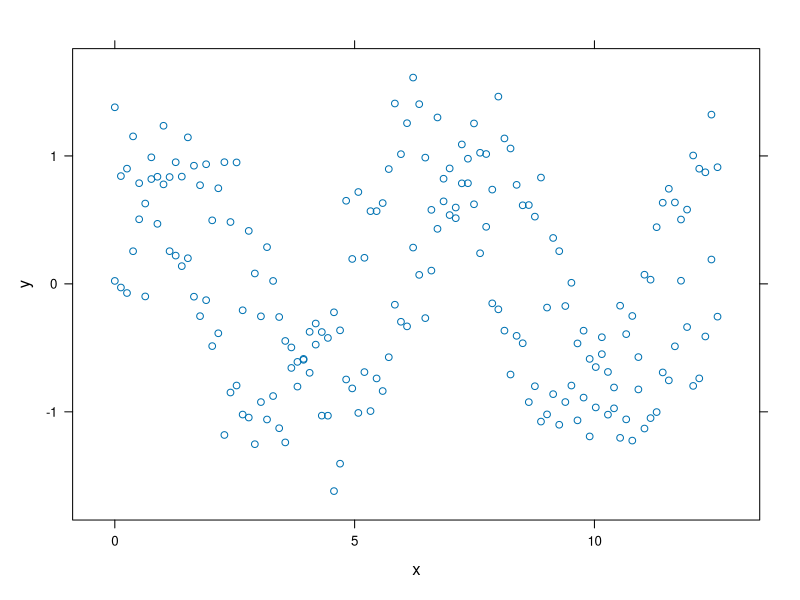
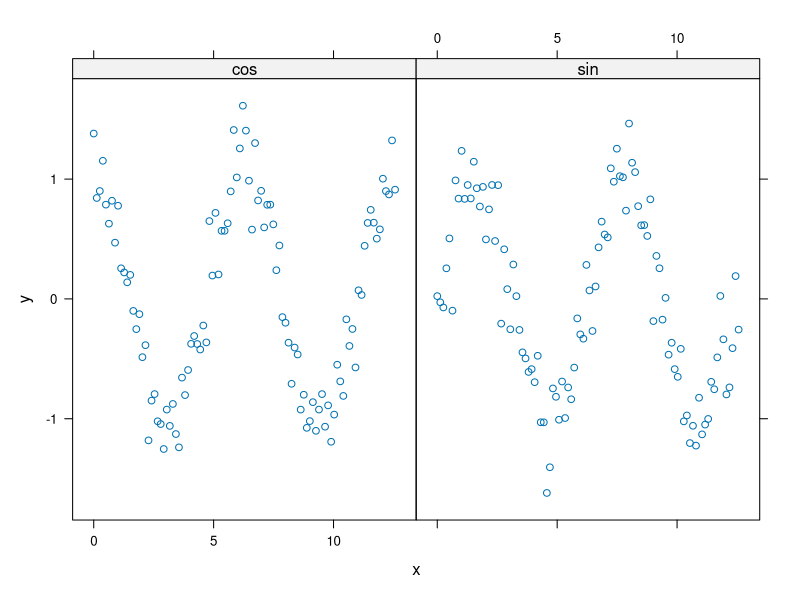
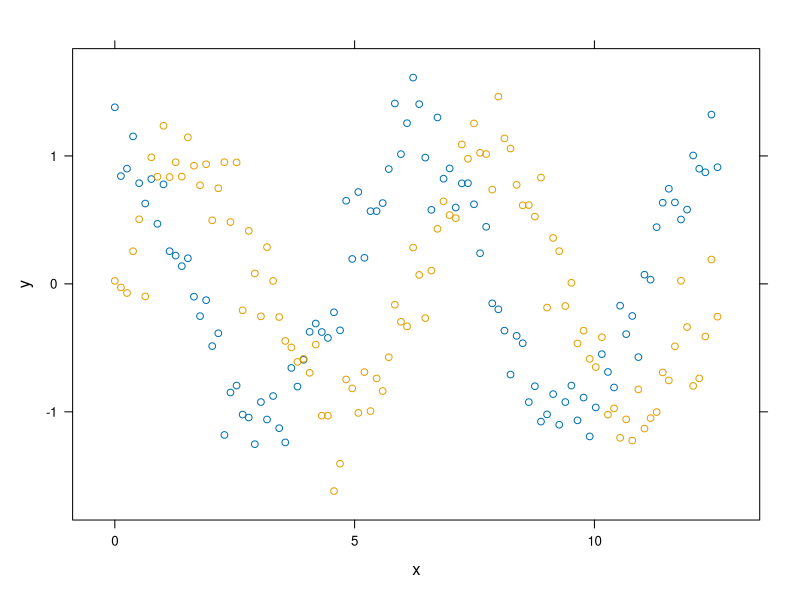
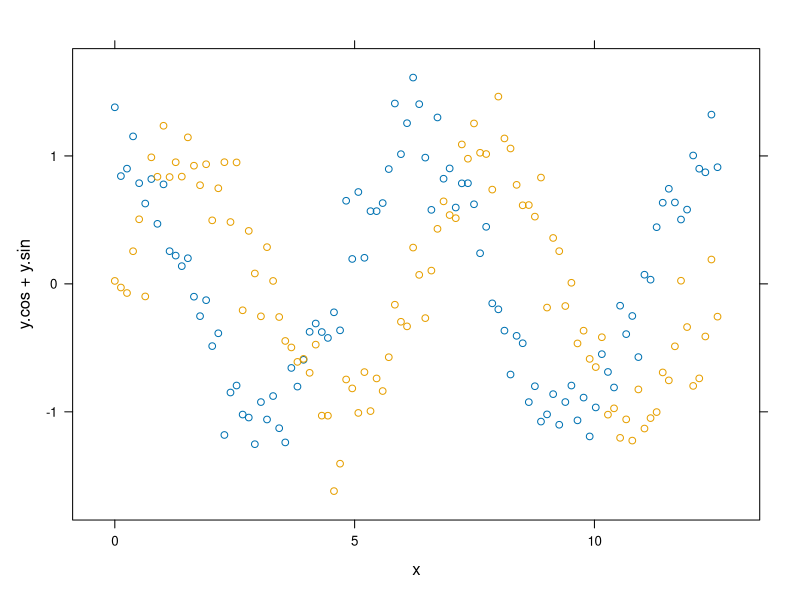
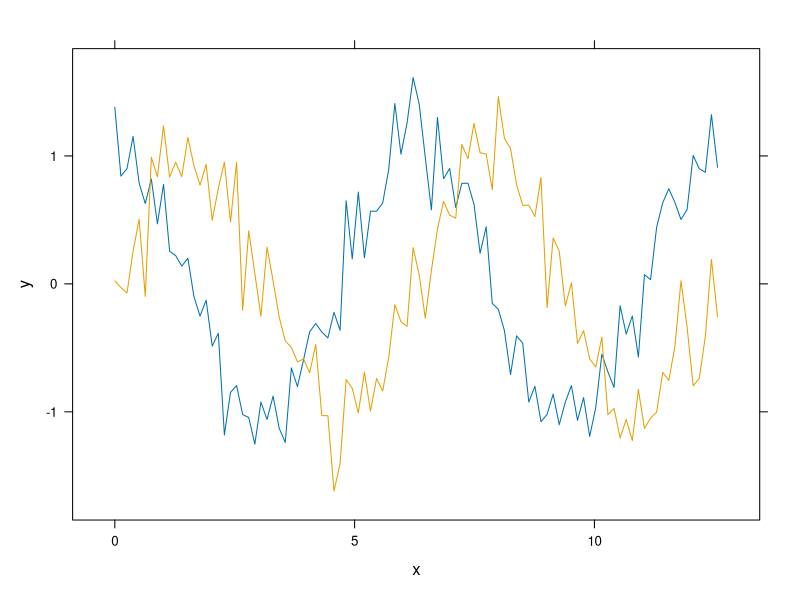
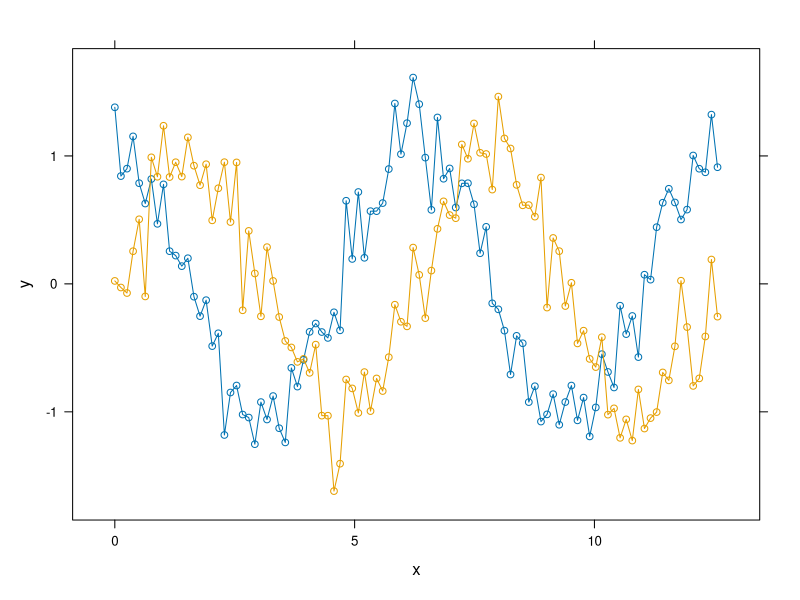
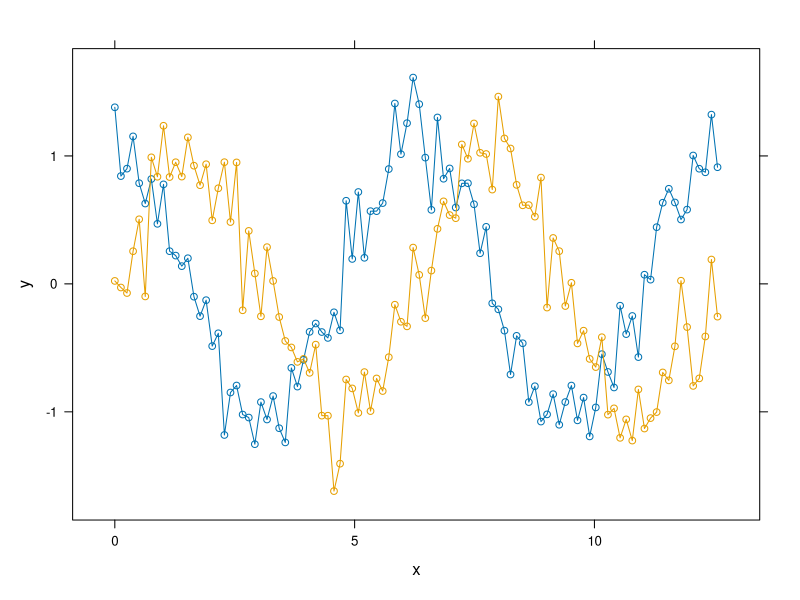
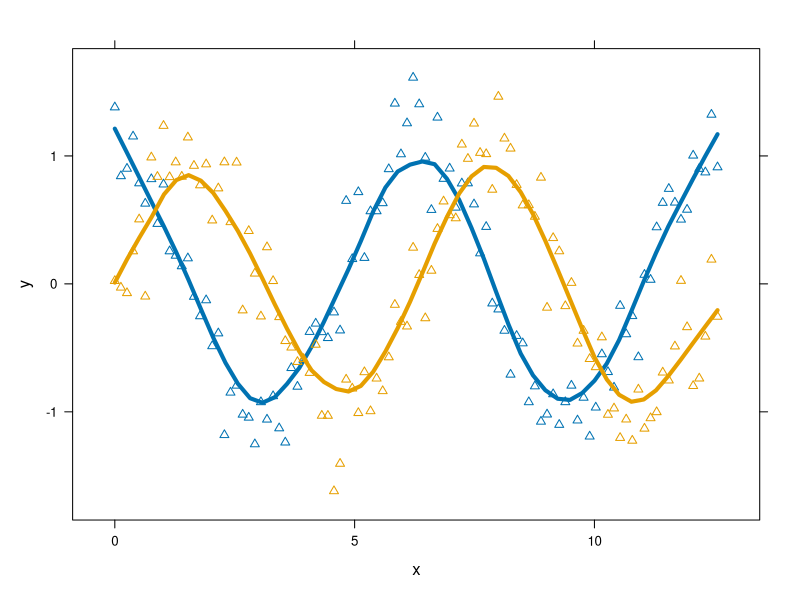

Write the R code that produced these figures, in order.
## ---- chunk 1
require(lattice)
require(ggplot2)
## ---- chunk 2
x <- seq(0,4*pi,length.out=100)
y <- c(sin(x),cos(x)) + rnorm(200,sd=.25)
d1 <- data.frame(y=y,x=rep(x,2),type=rep(c("sin","cos"),each=length(x)))
str(d1)
## ---- chunk 3
d2 <- data.frame(reshape(d1, timevar="type", idvar=c("x"), direction="wide"))
str(d2)
## ---- chunk 4
d3 <- data.frame(x=rep(1:5,each=100),
                 y=c(unlist(lapply(1:5, function(x){rnorm(n=100,mean=2^x)})),
                     unlist(lapply(1:5, function(x){rnorm(n=100,mean=50+2^x)}))),
                 g=rep(1:2,each=500))
## ---- chunk 5
xyplot(y~x,d1) # long data
## ---- chunk 6
xyplot(y~x|type,d1) # long data
## ---- chunk 7
xyplot(y~x,d1,groups=type) # long data
## ---- chunk 8
xyplot(y.cos+y.sin~x,d2) # wide data
## ---- chunk 9
xyplot(y~x,d1,groups=type, type="l") # long data
## ---- chunk 10
xyplot(y~x,d1,groups=type, type="b") # long data
## ---- chunk 11
xyplot(y ~ x, d1, groups = type, type="b",
       panel=function(...) {
         panel.xyplot(...)
         }
       )
## ---- chunk 12
xyplot(y ~ x, d1, groups = type, type="p",
  panel=panel.superpose,
  panel.groups=function(...,pch,lwd) {
    panel.xyplot(...,pch=2)
    panel.loess(..., span=.2, lwd=4)
  }
)
## ---- chunk 13
histogram(~y,d3)
## ---- chunk 14
histogram(~y|as.factor(g),d3)
## ---- chunk 15
barchart(y~as.factor(x),aggregate(y~x,data=d3,mean))
## ---- chunk 16
barchart(y~as.factor(x)|as.factor(g),aggregate(y~x+g,data=d3,mean))
## ---- chunk 17
barchart(y~as.factor(x),aggregate(y~x+g,data=d3,mean),groups=as.factor(g))
## ---- chunk 18
barchart(y~as.factor(x),
         aggregate(y~x+g,data=d3,mean),
         groups=as.factor(g),
         auto.key=T)
## ---- chunk 19
barchart(y~as.factor(x),
         aggregate(y~x+g,data=d3,mean),
         groups=as.factor(g),
         auto.key=list(columns=2))
## ---- chunk 20
barchart(y~as.factor(x),
         aggregate(y~x+g,data=d3,mean),
         groups=as.factor(g),
         auto.key=list(space="right"))
